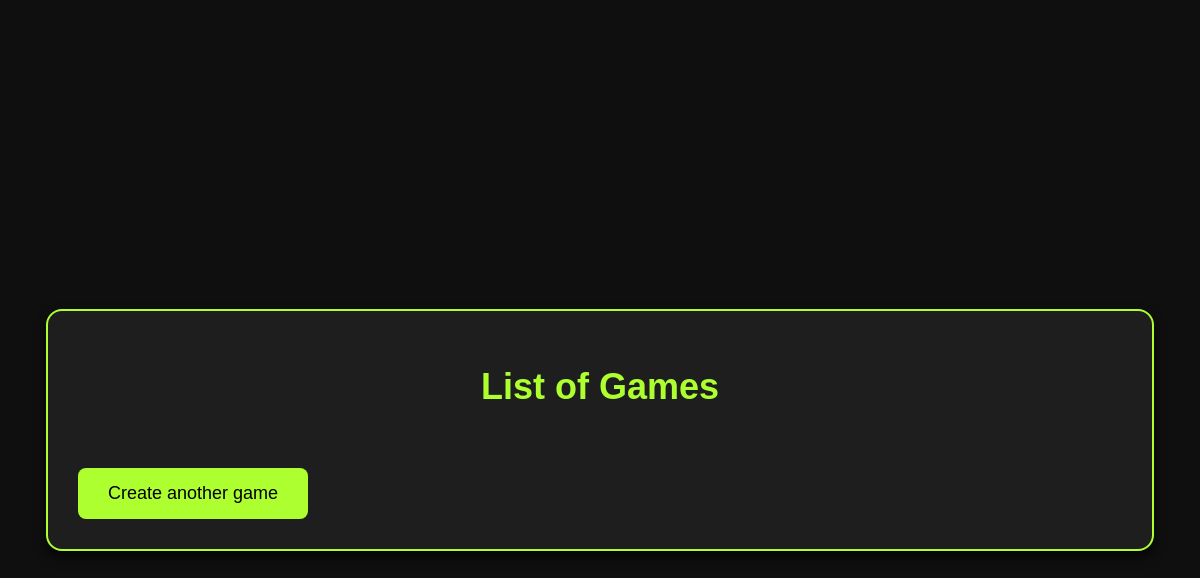
Before: /game-list/ with the older database file.
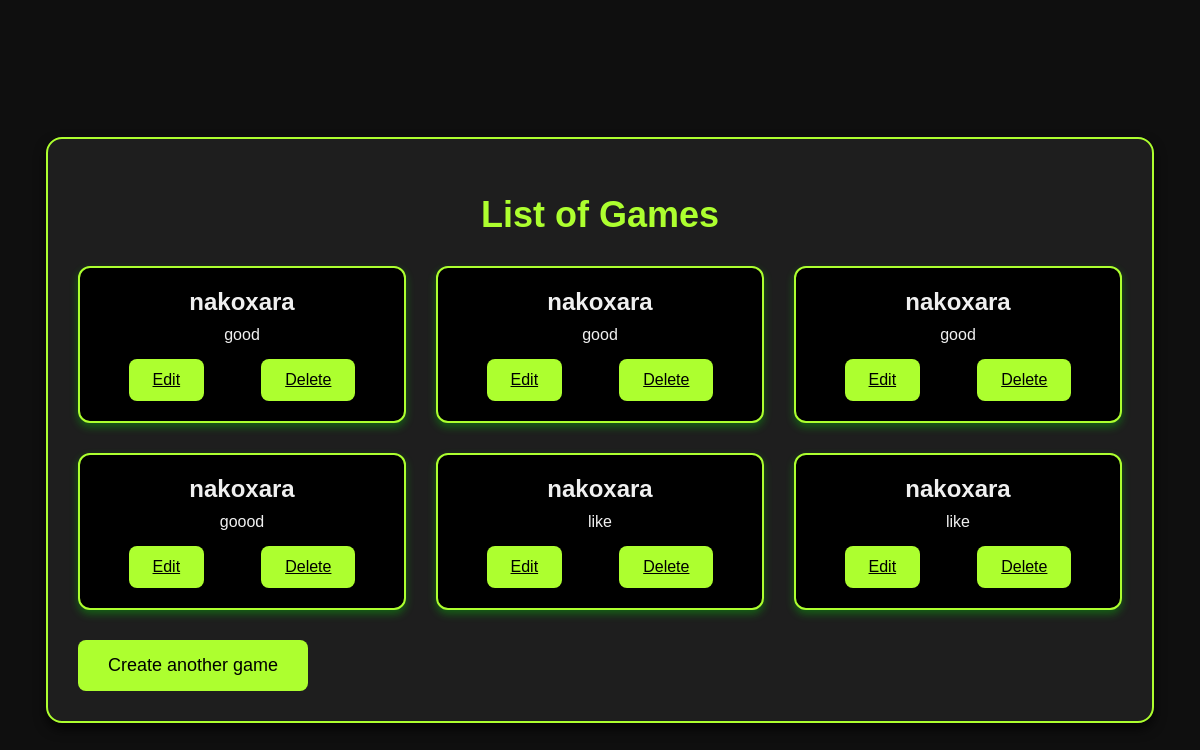
After: the same page with the newer database file.
### game/models.py (models this page shows, shortened)
class Game(models.Model):
    title = models.CharField(max_length=100)
    description = models.TextField()
    created_at = models.DateTimeField(auto_now_add=True)

### game/views.py (the view)
# urls.py: path('game-list/', views.game_list, name='game_list'),
def game_list(request):
    games = Game.objects.all()
    return render(request, 'game_list.html', {'games': games})

### templates/game_list.html (shortened to what this page needs)
<!DOCTYPE html>
<html>
<head>
</head>
<body>
    <div class="container">
        <h1>List of Games</h1>
        <div class="card-grid">
            {% for game in games %}
                <div class="card">
                    <div class="card-title">{{ game.title }}</div>
                    <div class="card-description">{{ game.description }}</div>
                    <div class="card-actions">
                        <a href="{% url 'edit_game' game.id %}" class="card-button">Edit</a>
                        <a href="{% url 'delete_game' game.id %}" class="card-button">Delete</a>
                    </div>
                </div>
            {% endfor %}
        </div>
        <a href="{% url 'create_my_game' %}" class="create-game-link">Create another game</a>
    </div>
</body>
</html>

### templates/game_list.html (style rules this page uses)
body { background-color: #0f0f0f; color: #f0f0f0; font-family: 'Arial', sans-serif; display: flex; flex-direction: column; align-items: center; justify-content: center; min-height: 100vh; margin: 0; padding: 20px; }
.container { background-color: #1e1e1e; padding: 30px; border-radius: 16px; box-shadow: 0 6px 12px rgba(0, 0, 0, 0.7); width: 90%; max-width: 1200px; margin-top: 20px; border: 2px solid greenyellow; }
h1 { color: greenyellow; margin-bottom: 30px; font-size: 36px; text-align: center; }
.card-grid { display: grid; grid-template-columns: repeat(auto-fill, minmax(300px, 1fr)); gap: 30px; }
.card { background-color: #000; padding: 20px; border-radius: 12px; border: 2px solid greenyellow; box-shadow: 0 4px 8px rgba(0, 255, 0, 0.3); transition: transform 0.3s, box-shadow 0.3s; color: #f0f0f0; }
.card-title { font-size: 24px; margin-bottom: 10px; font-weight: bold; text-align: center; }
.card-description { font-size: 16px; margin-bottom: 15px; text-align: center; }
.card-actions { display: flex; justify-content: space-around; margin-top: 15px; }
.card-button { background-color: greenyellow; color: #000; border: none; padding: 12px 24px; cursor: pointer; border-radius: 8px; font-size: 16px; transition: background-color 0.3s, transform 0.3s; text-align: center; }
.create-game-link { display: inline-block; margin-top: 30px; background-color: greenyellow; color: #000; text-decoration: none; padding: 15px 30px; border-radius: 8px; transition: background-color 0.3s; font-size: 18px; text-align: center; }

Changed rows visible on the page:
added Game: title "nakoxara", description "good"
added Game: title "nakoxara", description "good"
added Game: title "nakoxara", description "good"
added Game: title "nakoxara", description "goood"
added Game: title "nakoxara", description "like"
added Game: title "nakoxara", description "like"
